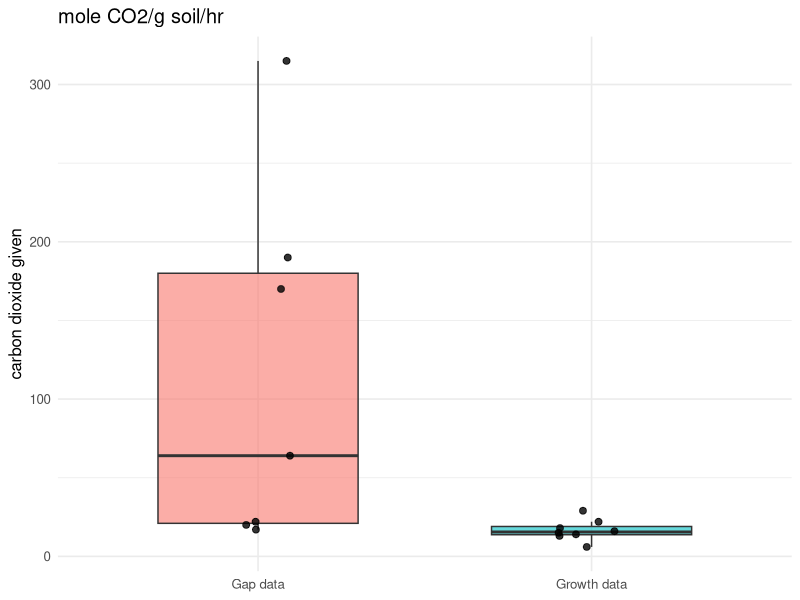

The R script that drew this image:
## ---- chunk 1
y1<-c(6,13,14,15,16,18,22,29)
y2<-c(17,20,22,64,170,190,315)

dat<-data.frame(
  group = factor(c(rep("Gap data",length(y2)),rep("Growth data",length(y1)))),
  values = c(y2,y1)
)

library(ggplot2)

ggplot(dat, aes(x = group, y = values, fill = group)) +
  geom_boxplot(width = 0.6, outlier.shape = NA, alpha = 0.6) +
  geom_jitter(width = 0.1, height = 0, alpha = 0.8, size = 2) +
  labs(
    x = NULL,
    y = "carbon dioxide given",
    title = "mole CO2/g soil/hr"
  ) +
  theme_minimal(base_size = 12) +
  theme(legend.position = "none")

w <- wilcox.test(values ~ group, data = dat, exact = FALSE)
w
#one sided
w2 <- wilcox.test(values ~ group, data = dat, alternative="greater",exact = FALSE)
w2

## ---- chunk 2
# Paired t-test example data (plant heights in cm)
dat <- data.frame(
  plant  = 1:6,
  before = c(12.1, 11.8, 13.0, 10.9, 12.5, 11.2),
  after  = c(14.0, 13.2, 14.1, 12.0, 13.7, 12.6)
)

dat

## ---- chunk 3
# CI by hand
d<-mean(dat$after-dat$before)
sd<-sd(dat$after-dat$before)
se<-sd/sqrt(6)
se
tval<-qt(.975,5)
d-tval*se
d+tval*se
print(paste("95% CI is: (",d-tval*se,d+tval*se,")"))


# Paired t-test
t.test(dat$after, dat$before, paired = TRUE)

## ---- chunk 4
# CI by hand
d<-mean(dat$after-dat$before)
se1<-sd(dat$after)/sqrt(6)
se2<-sd(dat$before)/sqrt(6)
se_unpooled<-sqrt(se1^2+se2^2)
df<-((se1^2+se2^2)^2)/(((se1^2)^2 / 5)+((se2^2)^2 / 5))
tval<-qt(.975,df)
d-tval*se
d+tval*se
print(paste("95% CI is: (",d-tval*se_unpooled,d+tval*se_unpooled,")"))


# unpaired two-sided
t.test(dat$after, dat$before, paired = FALSE)
